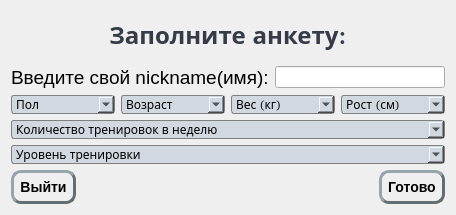
<?xml version="1.0" encoding="UTF-8"?>
<ui version="4.0">
 <class>NewProg</class>
 <widget class="QDialog" name="NewProg">
  <property name="geometry">
   <rect>
    <x>0</x>
    <y>0</y>
    <width>456</width>
    <height>215</height>
   </rect>
  </property>
  <property name="windowTitle">
   <string>Application form</string>
  </property>
  <property name="styleSheet">
   <string notr="true">background-image: url(:/res/Icons/x-home-main-extensions-bg-white.jpg);</string>
  </property>
  <layout class="QGridLayout" name="gridLayout">
   <item row="0" column="0">
    <layout class="QVBoxLayout" name="verticalLayout">
     <item>
      <widget class="QLabel" name="label_4">
       <property name="font">
        <font>
         <family>Bitstream Charter</family>
         <pointsize>18</pointsize>
         <weight>75</weight>
         <bold>true</bold>
        </font>
       </property>
       <property name="styleSheet">
        <string notr="true">color: #353b48;</string>
       </property>
       <property name="text">
        <string>&lt;html&gt;&lt;head/&gt;&lt;body&gt;&lt;p align=&quot;center&quot;&gt;Заполните анкету:&lt;/p&gt;&lt;/body&gt;&lt;/html&gt;</string>
       </property>
      </widget>
     </item>
     <item>
      <layout class="QHBoxLayout" name="horizontalLayout_3">
       <item>
        <widget class="QLabel" name="label">
         <property name="font">
          <font>
           <pointsize>14</pointsize>
           <weight>50</weight>
           <bold>false</bold>
          </font>
         </property>
         <property name="styleSheet">
          <string notr="true"/>
         </property>
         <property name="text">
          <string>Введите свой nickname(имя):</string>
         </property>
        </widget>
       </item>
       <item>
        <widget class="QLineEdit" name="lineEdit"/>
       </item>
      </layout>
     </item>
     <item>
      <layout class="QHBoxLayout" name="horizontalLayout">
       <item>
        <widget class="QComboBox" name="comboBoxGend">
         <property name="font">
          <font>
           <family>Bitstream Charter</family>
           <weight>50</weight>
           <bold>false</bold>
          </font>
         </property>
         <property name="autoFillBackground">
          <bool>false</bool>
         </property>
         <property name="styleSheet">
          <string notr="true">QComboBox {
	background-color: rgb(209, 216, 224);
    border: 1px solid gray;
    border-radius: 3px;
    min-width: 6em;
}
</string>
         </property>
         <property name="frame">
          <bool>true</bool>
         </property>
         <item>
          <property name="text">
           <string>Пол</string>
          </property>
         </item>
         <item>
          <property name="text">
           <string>МУЖ.</string>
          </property>
         </item>
         <item>
          <property name="text">
           <string>ЖЕН.</string>
          </property>
         </item>
        </widget>
       </item>
       <item>
        <widget class="QComboBox" name="comboBoxAge">
         <property name="font">
          <font>
           <family>Bitstream Charter</family>
           <weight>50</weight>
           <bold>false</bold>
          </font>
         </property>
         <property name="statusTip">
          <string/>
         </property>
         <property name="autoFillBackground">
          <bool>false</bool>
         </property>
         <property name="styleSheet">
          <string notr="true">QComboBox {
	background-color: rgb(209, 216, 224);
    border: 1px solid gray;
    border-radius: 3px;
    min-width: 6em;
}
</string>
         </property>
         <item>
          <property name="text">
           <string>Возраст</string>
          </property>
         </item>
        </widget>
       </item>
       <item>
        <widget class="QComboBox" name="comboBoxWei">
         <property name="font">
          <font>
           <family>Bitstream Charter</family>
           <weight>50</weight>
           <bold>false</bold>
          </font>
         </property>
         <property name="autoFillBackground">
          <bool>false</bool>
         </property>
         <property name="styleSheet">
          <string notr="true">QComboBox {
	background-color: rgb(209, 216, 224);
    border: 1px solid gray;
    border-radius: 3px;
    min-width: 6em;
}
</string>
         </property>
         <item>
          <property name="text">
           <string>Вес (кг)</string>
          </property>
         </item>
        </widget>
       </item>
       <item>
        <widget class="QComboBox" name="comboBoxHei">
         <property name="font">
          <font>
           <family>Bitstream Charter</family>
           <weight>50</weight>
           <bold>false</bold>
          </font>
         </property>
         <property name="autoFillBackground">
          <bool>false</bool>
         </property>
         <property name="styleSheet">
          <string notr="true">QComboBox {
	background-color: rgb(209, 216, 224);
    border: 1px solid gray;
    border-radius: 3px;
    min-width: 6em;
}
</string>
         </property>
         <item>
          <property name="text">
           <string>Рост (см)</string>
          </property>
         </item>
        </widget>
       </item>
      </layout>
     </item>
     <item>
      <widget class="QComboBox" name="comboBoxCountTrn">
       <property name="font">
        <font>
         <family>Bitstream Charter</family>
         <weight>50</weight>
         <bold>false</bold>
        </font>
       </property>
       <property name="autoFillBackground">
        <bool>false</bool>
       </property>
       <property name="styleSheet">
        <string notr="true">QComboBox {
	background-color: rgb(209, 216, 224);
    border: 1px solid gray;
    border-radius: 3px;
    min-width: 5em;
}
</string>
       </property>
       <item>
        <property name="text">
         <string>Количество тренировок в неделю</string>
        </property>
       </item>
       <item>
        <property name="text">
         <string>2</string>
        </property>
       </item>
       <item>
        <property name="text">
         <string>3</string>
        </property>
       </item>
      </widget>
     </item>
     <item>
      <widget class="QComboBox" name="comboBoxDiff">
       <property name="font">
        <font>
         <family>Bitstream Charter</family>
         <weight>50</weight>
         <bold>false</bold>
        </font>
       </property>
       <property name="autoFillBackground">
        <bool>false</bool>
       </property>
       <property name="styleSheet">
        <string notr="true">QComboBox {
	background-color: rgb(209, 216, 224);
    border: 1px solid gray;
    border-radius: 3px;
    min-width: 5em;
}
</string>
       </property>
       <item>
        <property name="text">
         <string>Уровень тренировки</string>
        </property>
       </item>
       <item>
        <property name="text">
         <string>Легко</string>
        </property>
       </item>
       <item>
        <property name="text">
         <string>Нормально</string>
        </property>
       </item>
       <item>
        <property name="text">
         <string>Сложно</string>
        </property>
       </item>
       <item>
        <property name="text">
         <string>Очень сложно</string>
        </property>
       </item>
      </widget>
     </item>
     <item>
      <layout class="QHBoxLayout" name="horizontalLayout_2">
       <item>
        <widget class="QPushButton" name="pushButton">
         <property name="font">
          <font>
           <pointsize>-1</pointsize>
           <weight>75</weight>
           <italic>false</italic>
           <bold>true</bold>
          </font>
         </property>
         <property name="autoFillBackground">
          <bool>false</bool>
         </property>
         <property name="styleSheet">
          <string notr="true"> QPushButton {
	border-style: outset;
	border-width: 3px;
	border-radius: 10px;
	border-color: #636e72;
	min-width: 10em;
	font: bold 14px;
	padding: 6px;
 }
QPushButton#pushButton:pressed {
	background-color: rgb(92, 53, 102);
    border-style: inset;
}</string>
         </property>
         <property name="text">
          <string>Выйти</string>
         </property>
        </widget>
       </item>
       <item>
        <spacer name="horizontalSpacer_3">
         <property name="orientation">
          <enum>Qt::Horizontal</enum>
         </property>
         <property name="sizeHint" stdset="0">
          <size>
           <width>28</width>
           <height>20</height>
          </size>
         </property>
        </spacer>
       </item>
       <item>
        <widget class="QPushButton" name="Ready">
         <property name="font">
          <font>
           <pointsize>-1</pointsize>
           <weight>75</weight>
           <italic>false</italic>
           <bold>true</bold>
          </font>
         </property>
         <property name="autoFillBackground">
          <bool>false</bool>
         </property>
         <property name="styleSheet">
          <string notr="true"> QPushButton {
	border-style: outset;
	border-width: 3px;
	border-radius: 10px;
	border-color: #636e72;
	min-width: 10em;
	font: bold 14px;
	padding: 6px;
 }
QPushButton#Ready:pressed {
	background-color: rgb(92, 53, 102);
    border-style: inset;
}

</string>
         </property>
         <property name="text">
          <string>Готово</string>
         </property>
         <property name="default">
          <bool>false</bool>
         </property>
        </widget>
       </item>
      </layout>
     </item>
    </layout>
   </item>
  </layout>
 </widget>
 <resources/>
 <connections/>
</ui>
